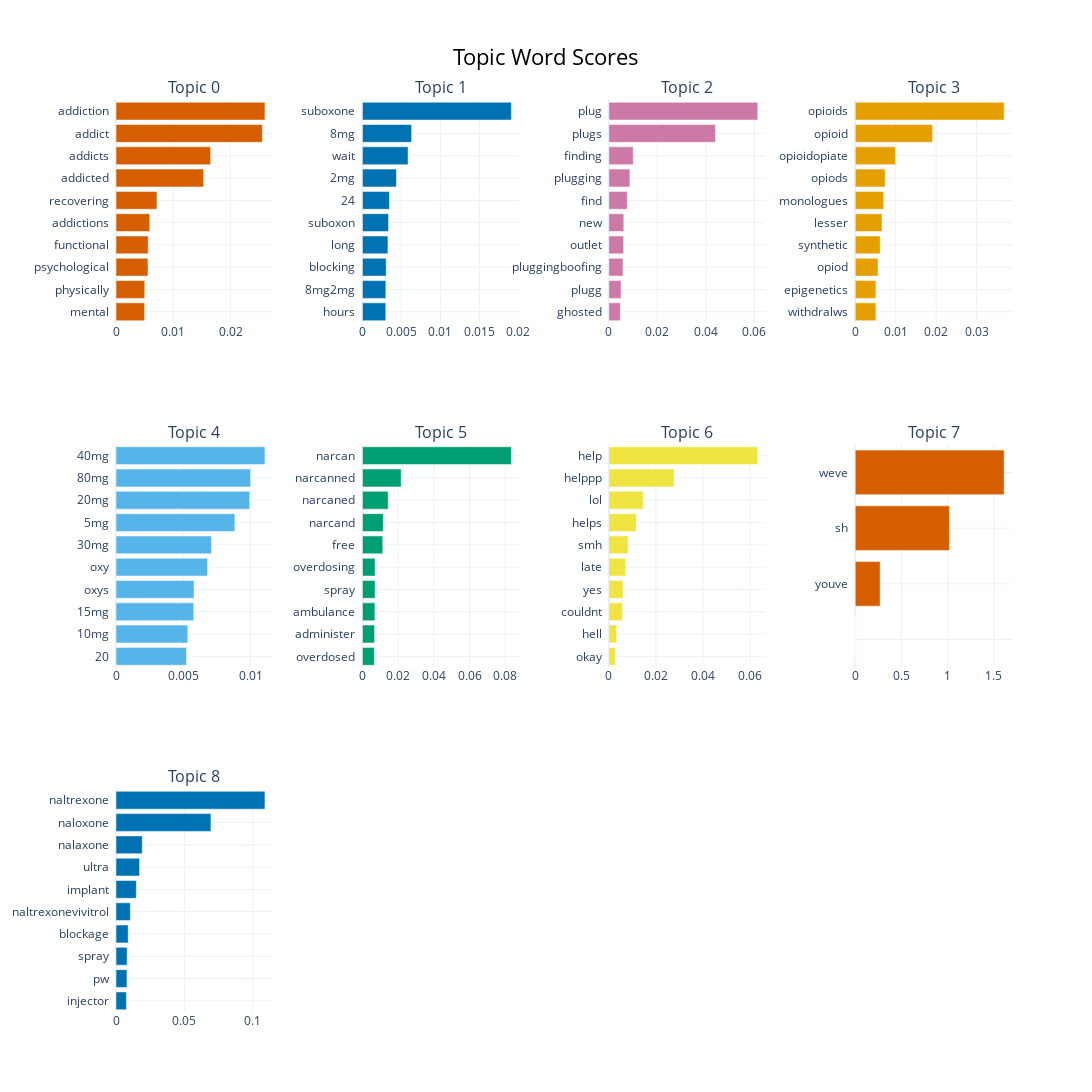

Here is the notebook cell this chart was saved with:
### Code cell
topic_model.visualize_barchart(top_n_topics=9, n_words=10, width=650, height=650)

### Figure 1 — Plotly figure (JSON) as saved in the notebook; plotly's stock layout.template omitted (floating-point values rounded to 4 significant figures)
{"data": [{"marker": {"color": "#D55E00"}, "orientation": "h", "type": "bar", "x": [0.004992, 0.005021, 0.005584, 0.005627, 0.005895, 0.007152, 0.0153, 0.01652, 0.02556, 0.02601], "xaxis": "x", "y": ["mental  ", "physically  ", "psychological  ", "functional  ", "addictions  ", "recovering  ", "addicted  ", "addicts  ", "addict  ", "addiction  "], "yaxis": "y"}, {"marker": {"color": "#0072B2"}, "orientation": "h", "type": "bar", "x": [0.002998, 0.003008, 0.00305, 0.003273, 0.003347, 0.003469, 0.004364, 0.005857, 0.006312, 0.0191], "xaxis": "x2", "y": ["hours  ", "8mg2mg  ", "blocking  ", "long  ", "suboxon  ", "24  ", "2mg  ", "wait  ", "8mg  ", "suboxone  "], "yaxis": "y2"}, {"marker": {"color": "#CC79A7"}, "orientation": "h", "type": "bar", "x": [0.004778, 0.005036, 0.005855, 0.006091, 0.00618, 0.007612, 0.008697, 0.01007, 0.04392, 0.06135], "xaxis": "x3", "y": ["ghosted  ", "plugg  ", "pluggingboofing  ", "outlet  ", "new  ", "find  ", "plugging  ", "finding  ", "plugs  ", "plug  "], "yaxis": "y3"}, {"marker": {"color": "#E69F00"}, "orientation": "h", "type": "bar", "x": [0.005118, 0.005118, 0.005653, 0.00618, 0.006623, 0.007058, 0.007414, 0.009935, 0.01912, 0.03681], "xaxis": "x4", "y": ["withdralws  ", "epigenetics  ", "opiod  ", "synthetic  ", "lesser  ", "monologues  ", "opiods  ", "opioidopiate  ", "opioid  ", "opioids  "], "yaxis": "y4"}, {"marker": {"color": "#56B4E9"}, "orientation": "h", "type": "bar", "x": [0.005241, 0.005338, 0.005775, 0.005803, 0.006804, 0.007096, 0.008835, 0.009939, 0.01, 0.01107], "xaxis": "x5", "y": ["20  ", "10mg  ", "15mg  ", "oxys  ", "oxy  ", "30mg  ", "5mg  ", "20mg  ", "80mg  ", "40mg  "], "yaxis": "y5"}, {"marker": {"color": "#009E73"}, "orientation": "h", "type": "bar", "x": [0.006715, 0.006799, 0.007003, 0.007102, 0.007109, 0.01141, 0.01169, 0.01446, 0.02169, 0.08337], "xaxis": "x6", "y": ["overdosed  ", "administer  ", "ambulance  ", "spray  ", "overdosing  ", "free  ", "narcand  ", "narcaned  ", "narcanned  ", "narcan  "], "yaxis": "y6"}, {"marker": {"color": "#F0E442"}, "orientation": "h", "type": "bar", "x": [0.002736, 0.003353, 0.005897, 0.006036, 0.007167, 0.008254, 0.0117, 0.01458, 0.02772, 0.06323], "xaxis": "x7", "y": ["okay  ", "hell  ", "couldnt  ", "yes  ", "late  ", "smh  ", "helps  ", "lol  ", "helppp  ", "help  "], "yaxis": "y7"}, {"marker": {"color": "#D55E00"}, "orientation": "h", "type": "bar", "x": [1e-05, 1e-05, 1e-05, 1e-05, 1e-05, 1e-05, 1e-05, 0.2696, 1.019, 1.611], "xaxis": "x8", "y": ["  ", "  ", "  ", "  ", "  ", "  ", "  ", "youve  ", "sh  ", "weve  "], "yaxis": "y8"}, {"marker": {"color": "#0072B2"}, "orientation": "h", "type": "bar", "x": [0.007603, 0.008015, 0.008128, 0.00892, 0.01048, 0.01487, 0.01722, 0.01921, 0.06939, 0.1089], "xaxis": "x9", "y": ["injector  ", "pw  ", "spray  ", "blockage  ", "naltrexonevivitrol  ", "implant  ", "ultra  ", "nalaxone  ", "naloxone  ", "naltrexone  "], "yaxis": "y9"}], "layout": {"annotations": [{"font": {"size": 16}, "showarrow": false, "text": "Topic 0", "x": 0.0875, "xanchor": "center", "xref": "paper", "y": 1, "yanchor": "bottom", "yref": "paper"}, {"font": {"size": 16}, "showarrow": false, "text": "Topic 1", "x": 0.3625, "xanchor": "center", "xref": "paper", "y": 1, "yanchor": "bottom", "yref": "paper"}, {"font": {"size": 16}, "showarrow": false, "text": "Topic 2", "x": 0.6375, "xanchor": "center", "xref": "paper", "y": 1, "yanchor": "bottom", "yref": "paper"}, {"font": {"size": 16}, "showarrow": false, "text": "Topic 3", "x": 0.9125, "xanchor": "center", "xref": "paper", "y": 1, "yanchor": "bottom", "yref": "paper"}, {"font": {"size": 16}, "showarrow": false, "text": "Topic 4", "x": 0.0875, "xanchor": "center", "xref": "paper", "y": 0.6222, "yanchor": "bottom", "yref": "paper"}, {"font": {"size": 16}, "showarrow": false, "text": "Topic 5", "x": 0.3625, "xanchor": "center", "xref": "paper", "y": 0.6222, "yanchor": "bottom", "yref": "paper"}, {"font": {"size": 16}, "showarrow": false, "text": "Topic 6", "x": 0.6375, "xanchor": "center", "xref": "paper", "y": 0.6222, "yanchor": "bottom", "yref": "paper"}, {"font": {"size": 16}, "showarrow": false, "text": "Topic 7", "x": 0.9125, "xanchor": "center", "xref": "paper", "y": 0.6222, "yanchor": "bottom", "yref": "paper"}, {"font": {"size": 16}, "showarrow": false, "text": "Topic 8", "x": 0.0875, "xanchor": "center", "xref": "paper", "y": 0.2444, "yanchor": "bottom", "yref": "paper"}], "height": 1950, "hoverlabel": {"bgcolor": "white", "font": {"family": "Rockwell", "size": 16}}, "showlegend": false, "title": {"font": {"color": "Black", "size": 22}, "text": "Topic Word Scores", "x": 0.5, "xanchor": "center", "yanchor": "top"}, "width": 2600, "xaxis": {"anchor": "y", "domain": [0, 0.175], "showgrid": true}, "xaxis10": {"anchor": "y10", "domain": [0.275, 0.45], "showgrid": true}, "xaxis11": {"anchor": "y11", "domain": [0.55, 0.725], "showgrid": true}, "xaxis12": {"anchor": "y12", "domain": [0.825, 1], "showgrid": true}, "xaxis2": {"anchor": "y2", "domain": [0.275, 0.45], "showgrid": true}, "xaxis3": {"anchor": "y3", "domain": [0.55, 0.725], "showgrid": true}, "xaxis4": {"anchor": "y4", "domain": [0.825, 1], "showgrid": true}, "xaxis5": {"anchor": "y5", "domain": [0, 0.175], "showgrid": true}, "xaxis6": {"anchor": "y6", "domain": [0.275, 0.45], "showgrid": true}, "xaxis7": {"anchor": "y7", "domain": [0.55, 0.725], "showgrid": true}, "xaxis8": {"anchor": "y8", "domain": [0.825, 1], "showgrid": true}, "xaxis9": {"anchor": "y9", "domain": [0, 0.175], "showgrid": true}, "yaxis": {"anchor": "x", "domain": [0.7556, 1], "showgrid": true}, "yaxis10": {"anchor": "x10", "domain": [0, 0.2444], "showgrid": true}, "yaxis11": {"anchor": "x11", "domain": [0, 0.2444], "showgrid": true}, "yaxis12": {"anchor": "x12", "domain": [0, 0.2444], "showgrid": true}, "yaxis2": {"anchor": "x2", "domain": [0.7556, 1], "showgrid": true}, "yaxis3": {"anchor": "x3", "domain": [0.7556, 1], "showgrid": true}, "yaxis4": {"anchor": "x4", "domain": [0.7556, 1], "showgrid": true}, "yaxis5": {"anchor": "x5", "domain": [0.3778, 0.6222], "showgrid": true}, "yaxis6": {"anchor": "x6", "domain": [0.3778, 0.6222], "showgrid": true}, "yaxis7": {"anchor": "x7", "domain": [0.3778, 0.6222], "showgrid": true}, "yaxis8": {"anchor": "x8", "domain": [0.3778, 0.6222], "showgrid": true}, "yaxis9": {"anchor": "x9", "domain": [0, 0.2444], "showgrid": true}}}
